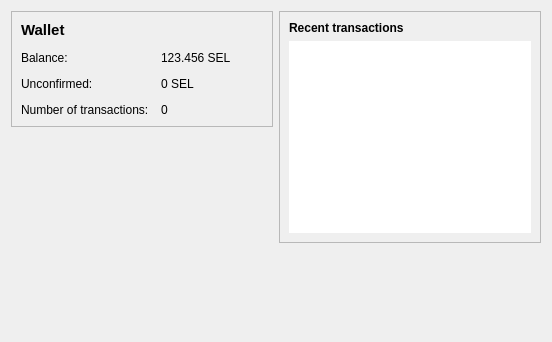
<?xml version="1.0" encoding="UTF-8"?>
<ui version="4.0">
 <class>OverviewPage</class>
 <widget class="QWidget" name="OverviewPage">
  <property name="geometry">
   <rect>
    <x>0</x>
    <y>0</y>
    <width>552</width>
    <height>342</height>
   </rect>
  </property>
  <property name="windowTitle">
   <string>Form</string>
  </property>
  <layout class="QHBoxLayout" name="horizontalLayout" stretch="1,1">
   <item>
    <layout class="QVBoxLayout" name="verticalLayout_2">
     <item>
      <widget class="QFrame" name="frame">
       <property name="frameShape">
        <enum>QFrame::StyledPanel</enum>
       </property>
       <property name="frameShadow">
        <enum>QFrame::Raised</enum>
       </property>
       <layout class="QFormLayout" name="formLayout_2">
        <property name="fieldGrowthPolicy">
         <enum>QFormLayout::AllNonFixedFieldsGrow</enum>
        </property>
        <property name="horizontalSpacing">
         <number>12</number>
        </property>
        <property name="verticalSpacing">
         <number>12</number>
        </property>
        <item row="2" column="0">
         <widget class="QLabel" name="label">
          <property name="text">
           <string>Balance:</string>
          </property>
         </widget>
        </item>
        <item row="2" column="1">
         <widget class="QLabel" name="labelBalance">
          <property name="text">
           <string>123.456 SEL</string>
          </property>
         </widget>
        </item>
        <item row="4" column="0">
         <widget class="QLabel" name="label_2">
          <property name="text">
           <string>Number of transactions:</string>
          </property>
         </widget>
        </item>
        <item row="4" column="1">
         <widget class="QLabel" name="labelNumTransactions">
          <property name="text">
           <string>0</string>
          </property>
         </widget>
        </item>
        <item row="3" column="0">
         <widget class="QLabel" name="label_3">
          <property name="text">
           <string>Unconfirmed:</string>
          </property>
         </widget>
        </item>
        <item row="3" column="1">
         <widget class="QLabel" name="labelUnconfirmed">
          <property name="text">
           <string>0 SEL</string>
          </property>
         </widget>
        </item>
        <item row="1" column="0">
         <widget class="QLabel" name="label_5">
          <property name="text">
           <string>&lt;!DOCTYPE HTML PUBLIC &quot;-//W3C//DTD HTML 4.0//EN&quot; &quot;http://www.w3.org/TR/REC-html40/strict.dtd&quot;&gt;
&lt;html&gt;&lt;head&gt;&lt;meta name=&quot;qrichtext&quot; content=&quot;1&quot; /&gt;&lt;style type=&quot;text/css&quot;&gt;
p, li { white-space: pre-wrap; }
&lt;/style&gt;&lt;/head&gt;&lt;body style=&quot; font-family:'Ubuntu'; font-size:11pt; font-weight:400; font-style:normal;&quot;&gt;
&lt;p style=&quot; margin-top:0px; margin-bottom:0px; margin-left:0px; margin-right:0px; -qt-block-indent:0; text-indent:0px;&quot;&gt;&lt;span style=&quot; font-weight:600;&quot;&gt;Wallet&lt;/span&gt;&lt;/p&gt;&lt;/body&gt;&lt;/html&gt;</string>
          </property>
         </widget>
        </item>
       </layout>
      </widget>
     </item>
     <item>
      <spacer name="verticalSpacer">
       <property name="orientation">
        <enum>Qt::Vertical</enum>
       </property>
       <property name="sizeHint" stdset="0">
        <size>
         <width>20</width>
         <height>40</height>
        </size>
       </property>
      </spacer>
     </item>
    </layout>
   </item>
   <item>
    <layout class="QVBoxLayout" name="verticalLayout_3">
     <item>
      <widget class="QFrame" name="frame_2">
       <property name="frameShape">
        <enum>QFrame::StyledPanel</enum>
       </property>
       <property name="frameShadow">
        <enum>QFrame::Raised</enum>
       </property>
       <layout class="QVBoxLayout" name="verticalLayout">
        <item>
         <widget class="QLabel" name="label_4">
          <property name="text">
           <string>&lt;b&gt;Recent transactions&lt;/b&gt;</string>
          </property>
         </widget>
        </item>
        <item>
         <widget class="QListView" name="listTransactions">
          <property name="frameShape">
           <enum>QFrame::NoFrame</enum>
          </property>
          <property name="verticalScrollBarPolicy">
           <enum>Qt::ScrollBarAlwaysOff</enum>
          </property>
          <property name="horizontalScrollBarPolicy">
           <enum>Qt::ScrollBarAlwaysOff</enum>
          </property>
         </widget>
        </item>
       </layout>
      </widget>
     </item>
     <item>
      <spacer name="verticalSpacer_2">
       <property name="orientation">
        <enum>Qt::Vertical</enum>
       </property>
       <property name="sizeHint" stdset="0">
        <size>
         <width>20</width>
         <height>40</height>
        </size>
       </property>
      </spacer>
     </item>
    </layout>
   </item>
  </layout>
 </widget>
 <resources/>
 <connections/>
</ui>
